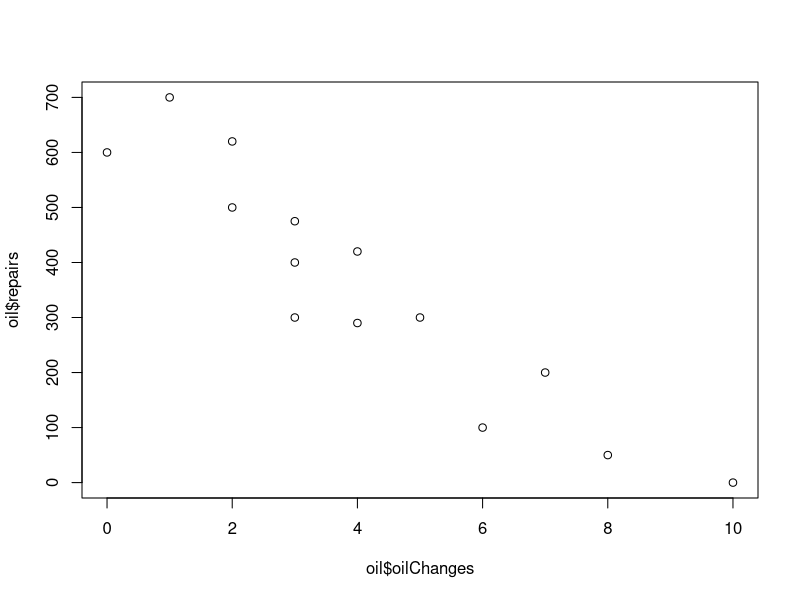
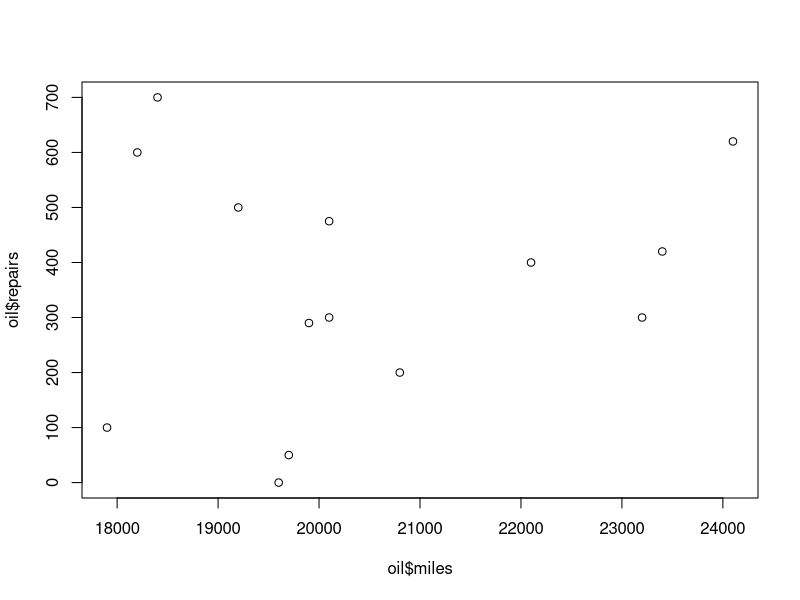
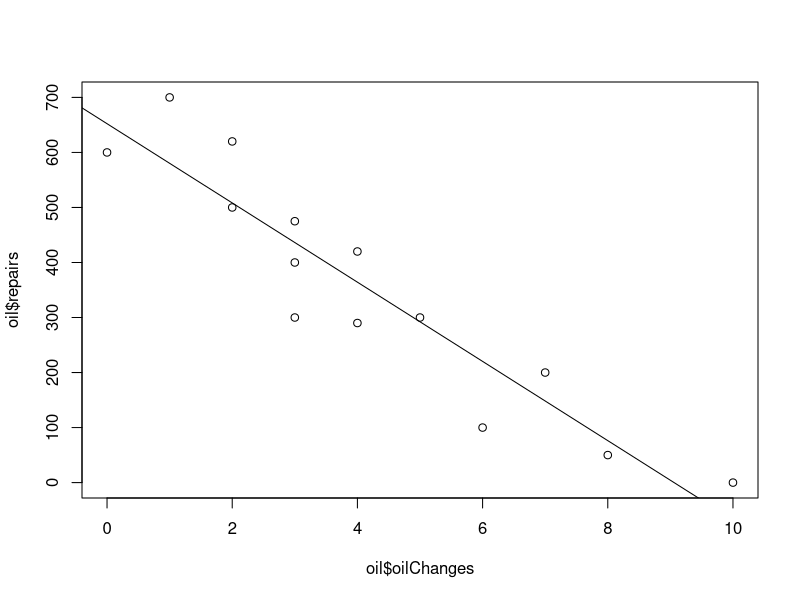
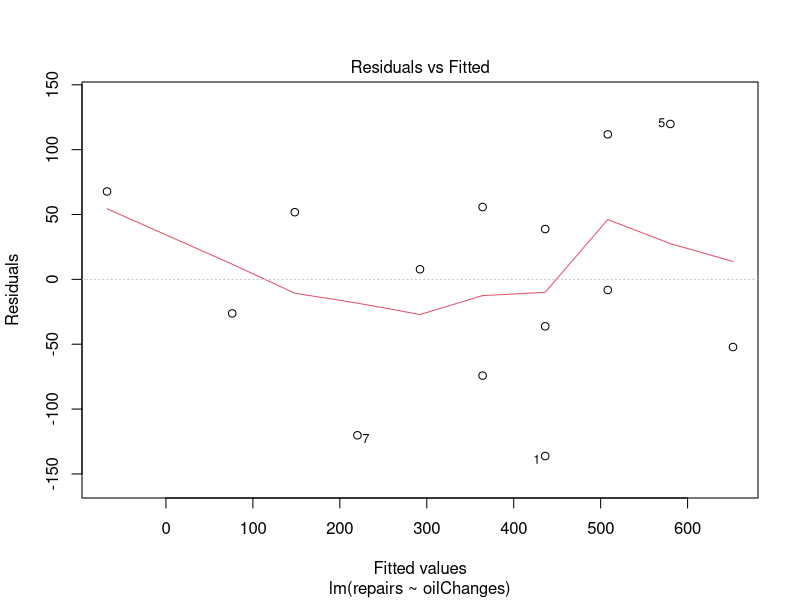
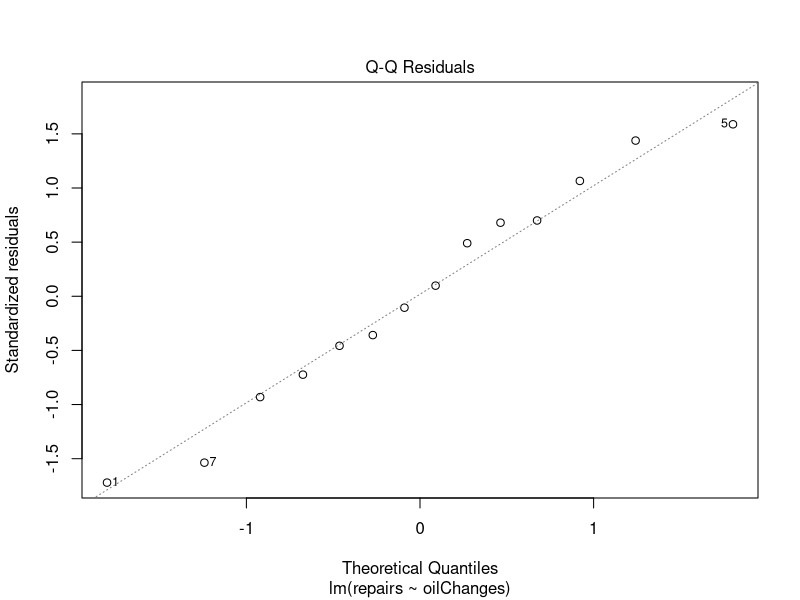
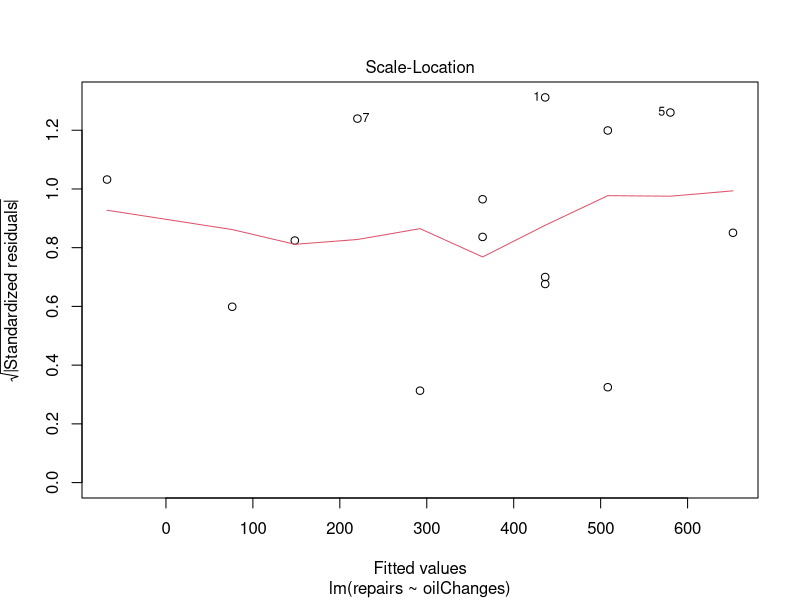
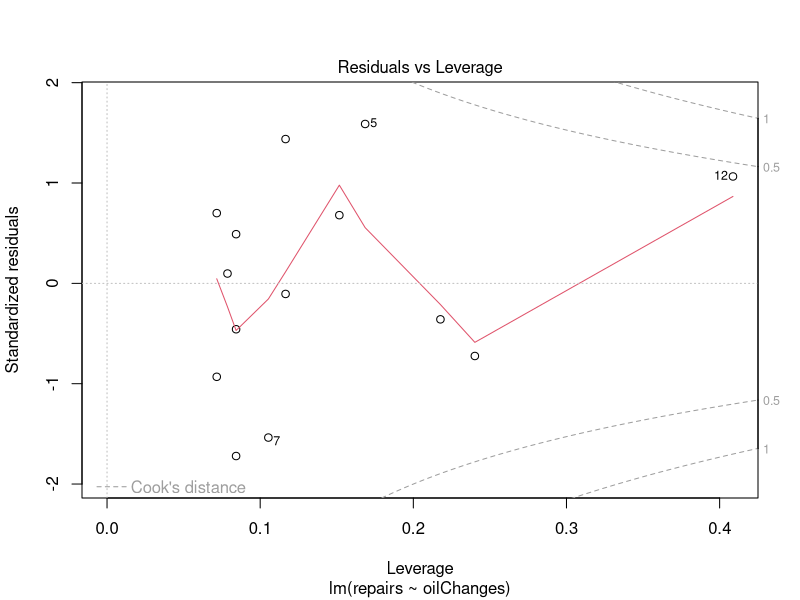
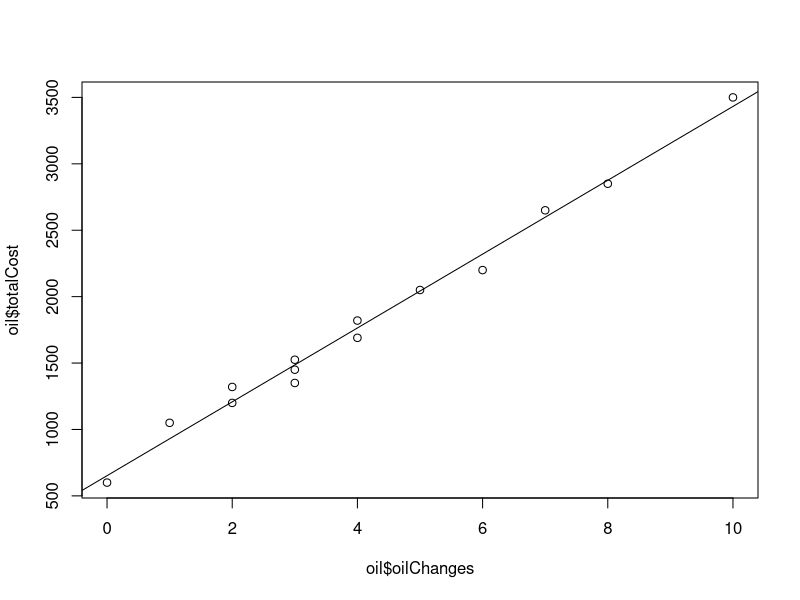

Recreate these plots in R, in order.
#############################################################################
#Modeling in R using lm() pakage 

library(ggplot2)

oilChanges <-c(3,5,2,3,1,4,6,4,3,2,0,10,7,8)

repairs <-c(300, 300, 500, 400, 700, 420, 100, 290,475, 620, 600, 0, 200, 50)

miles <-c(20100, 23200, 19200, 22100, 18400, 23400, + 17900, 19900, 20100, 24100, 18200, 19600, 20800, 19700)

oil <- data.frame (oilChanges, repairs, miles)

View (oil)

#Some exploratory inspection (repairs is the depedent variable while the oilchange is independent):
plot(oil$oilChanges, oil$repairs)

#It seems like more often oil has been changed, the less repair is required

#Now we do the same with miles (independent) and repaires (dependent)
plot(oil$miles, oil$repairs)

#There does not seem to be a pattern between miles and repaires. Therefore, we use oil change and repair
#in our modeling 

#This line means repair is a function of oil change. The second argument tells R where to look for
#for the data
model1 <- lm(formula=repairs ~ oilChanges, data=oil)
model1

#The output:
#Call:
#lm(formula = repairs ~ oilChanges, data = oil)

#Coefficients:
# (Intercept)   oilChanges  
#652.19       -71.99

#To have a more specific report on our model, we can use summary() function:
summary(model1)

#important outputs:
#Adjusted R-squared:  0.854
#p-value: 1.436e-06

#This means that there is 85 percent chance that oil change predicts repairs
#also p-value shows that this result is statistically significant ( 0.000001436 < 0.05)

#Residuals:
#Min       1Q   Median       3Q      Max 
#-136.208  -48.195   -0.211   54.782  119.803

# I still do not know to read risduals but the book has this to say about them:
#"We see five summary points about residuals. One way to
#explore how well the model fits the data is to see if the residuals are
#symmetrically distributed across these five summary points and for the
#median to be close to zero." (page 216)

#Coefficients:
#              Estimate Std. Error t value Pr(>|t|)    
#  (Intercept)  652.191     40.537  16.089 1.74e-09 ***
#  oilChanges   -71.994      8.202  -8.778 1.44e-06 ***

#if the formula for the modleing is Y= mX+B, The first line about B and the second line is about 
#m. Intercept predict the how the vlaue of Y is affected when X=0. The solpe predicts how the value
#X affect the value of Y. 
#There is also a column for errors as well as t-value and Pr(>|t|) which can tell if these results
#are scientifically significant

#for instance the The slope term in our model is saying that for every additional oil change,
#the expected repairs decrease by about $72 (oilChanges   -71.994).

#Signif. codes:  0 ‘***’ 0.001 ‘**’ 0.01 ‘*’ 0.05 ‘.’ 0.1 ‘ ’ 1
#the signifiant code tells us how many astrisks is sufficeint for satistical significance. 

#   Pr(>|t|)    
#   1.74e-09 ***
#   1.44e-06 ***
# As we can see both Coefficients have three astrisks which they are both statistically significant


#Concluusion: 
#Because both the R-squared value and the
#slope coefficient on oilChanges are significant, we can “reject the null
#hypothesis” that oil changes and repairs are not connected.

#abline() draws a line for us 
plot(oil$oilChanges, oil$repairs)
abline(model1)
#Alternatively we could have used this line of code to get the same plot
plot(model1)

#This model shows us :
#it predicts very low (almost zero [0]) repairs if we
#do nine or more oil changes, but about $680 if we do no oil changes.

#Drawing multilple linear regression:
# we can use "+" to add more predictors (indepednet variables ) to increase the accuracy of our
#predictions
m <- lm(formula=repairs ~ oilChanges + miles, data=oil)

summary(m)

#The ouput:
#Coefficients:
#Estimate Std. Error t value Pr(>|t|)    
#(Intercept) 343.26567  231.42285   1.483    0.166    
#oilChanges  -71.98591    7.93052  -9.077 1.93e-06 ***
#  miles         0.01508    0.01114   1.354    0.203    

#see how many asterisks are given to each Coefficients

# let's take into consideration how the price of repairs and ol channges collectively affected by oil changes
#we can add a new column to our data frame:
oil$oilChangeCost <- oil$oilChanges * 350
oil$totalCost <- oil$oilChangeCost + oil$repairs

#let us model that: 
m <- lm(formula=totalCost ~ oilChanges, data=oil)
plot(oil$oilChanges, oil$totalCost)
abline(m)

#Notice how much more accurate our model has become. the abline is cutting through the points
#with more presicion

#the model shows eventhough more oil changes reduce the repairs, but given that oil changes are really high,
# it is not worth to change your oil at all!

# let's see if this reflected on our p-value and R-squared
summary(m)

#the output:  p-value: 2.763e-13 / Adjusted R-squared:  0.9888
# the probability has increased to 99% percent !!!!


#With predict() function we can see under different scenrios what results we can get
#we can set  a value for our indepedent variable, and then R calculates what the dependent varialbe is going to look like:

# let's test  to see what price we have to pay if we dont change our oil at all
test = data.frame(oilChanges=0)
predict (m, test, type="response")
#652.191 


# how much we would have to pay if we change our oil 5 times
test = data.frame (oilChanges=5)
predict (m, test, type="response")
#2042.219 

# how much we would have to pay if we change our oil 10 times
test = data.frame (oilChanges=10)
predict (m, test, type="response")
#3432.247 

#let us conclude with some nice graphing:
ggplot(oil, aes(x = oilChanges, y = totalCost))+ geom_point() + stat_smooth(method="lm", col="red")


